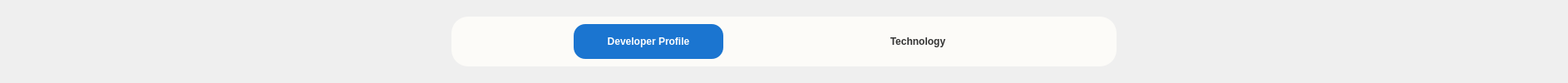
     <widget class="QWidget" name="widget" native="true">
      <property name="minimumSize">
       <size>
        <width>0</width>
        <height>100</height>
       </size>
      </property>
      <property name="maximumSize">
       <size>
        <width>16777215</width>
        <height>100</height>
       </size>
      </property>
      <property name="styleSheet">
       <string notr="true">QWidget#widget{
	background-color: rgb(240, 239, 236);
}</string>
      </property>
      <layout class="QHBoxLayout" name="horizontalLayout">
       <item>
        <spacer name="horizontalSpacer">
         <property name="orientation">
          <enum>Qt::Horizontal</enum>
         </property>
         <property name="sizeHint" stdset="0">
          <size>
           <width>532</width>
           <height>20</height>
          </size>
         </property>
        </spacer>
       </item>
       <item>
        <widget class="QWidget" name="tab_holder" native="true">
         <property name="sizePolicy">
          <sizepolicy hsizetype="Fixed" vsizetype="Fixed">
           <horstretch>0</horstretch>
           <verstretch>0</verstretch>
          </sizepolicy>
         </property>
         <property name="minimumSize">
          <size>
           <width>800</width>
           <height>60</height>
          </size>
         </property>
         <property name="font">
          <font>
           <family>Segoe UI</family>
          </font>
         </property>
         <property name="styleSheet">
          <string notr="true">QWidget#tab_holder{
	background-color: rgb(252, 251, 248);
	Border-radius:20px;
}
QPushButton {
    color: #333;
    border: none;
	height:30px;
    padding: 6px 16px;
    border-radius: 14px;
    font-weight: 500;
}

QPushButton:hover {
    background-color: #e6e6e6;
}

QPushButton:checked {
    background-color: #1b75d0;
    color: white;
    font-weight: bold;
}
</string>
         </property>
         <layout class="QHBoxLayout" name="horizontalLayout_2">
          <item>
           <widget class="HoverButton" name="dev_btn">
            <property name="maximumSize">
             <size>
              <width>180</width>
              <height>16777215</height>
             </size>
            </property>
            <property name="font">
             <font>
              <family>Nirmala UI</family>
              <pointsize>9</pointsize>
              <weight>62</weight>
              <bold>true</bold>
             </font>
            </property>
            <property name="text">
             <string>Developer Profile</string>
            </property>
            <property name="checkable">
             <bool>true</bool>
            </property>
            <property name="checked">
             <bool>true</bool>
            </property>
            <property name="autoExclusive">
             <bool>true</bool>
            </property>
           </widget>
          </item>
          <item>
           <widget class="HoverButton" name="tech_btn">
            <property name="maximumSize">
             <size>
              <width>180</width>
              <height>16777215</height>
             </size>
            </property>
            <property name="font">
             <font>
              <family>Nirmala UI</family>
              <pointsize>9</pointsize>
              <weight>62</weight>
              <bold>true</bold>
             </font>
            </property>
            <property name="text">
             <string>Technology</string>
            </property>
            <property name="checkable">
             <bool>true</bool>
            </property>
            <property name="autoExclusive">
             <bool>true</bool>
            </property>
           </widget>
          </item>
         </layout>
        </widget>
       </item>
       <item>
        <spacer name="horizontalSpacer_2">
         <property name="orientation">
          <enum>Qt::Horizontal</enum>
         </property>
         <property name="sizeHint" stdset="0">
          <size>
           <width>532</width>
           <height>20</height>
          </size>
         </property>
        </spacer>
       </item>
      </layout>
     </widget>
